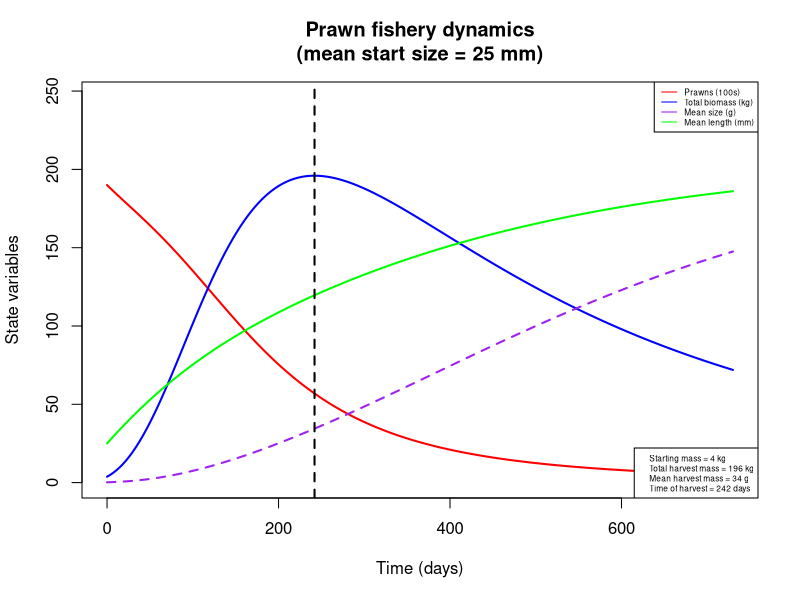
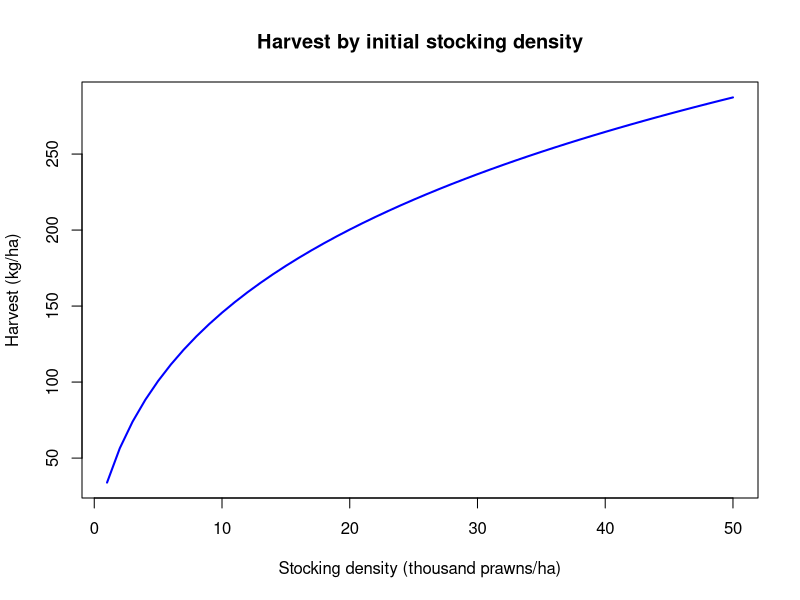
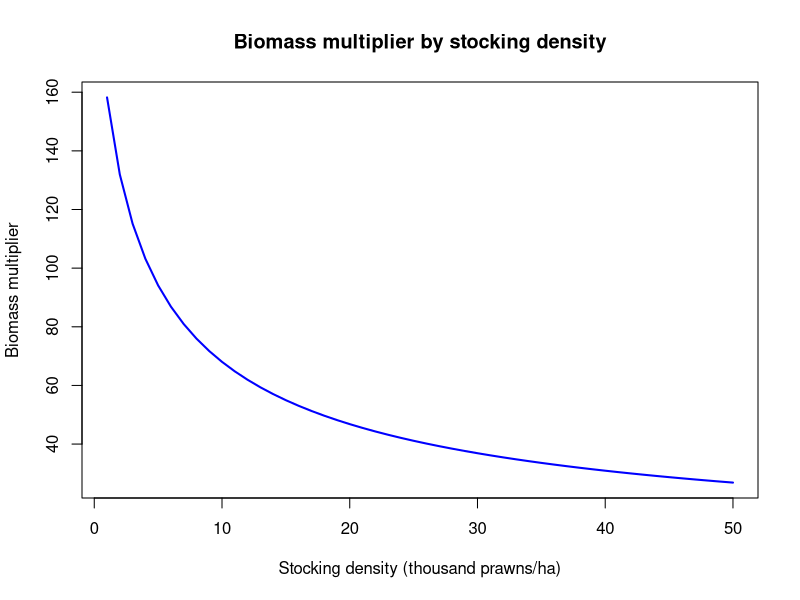
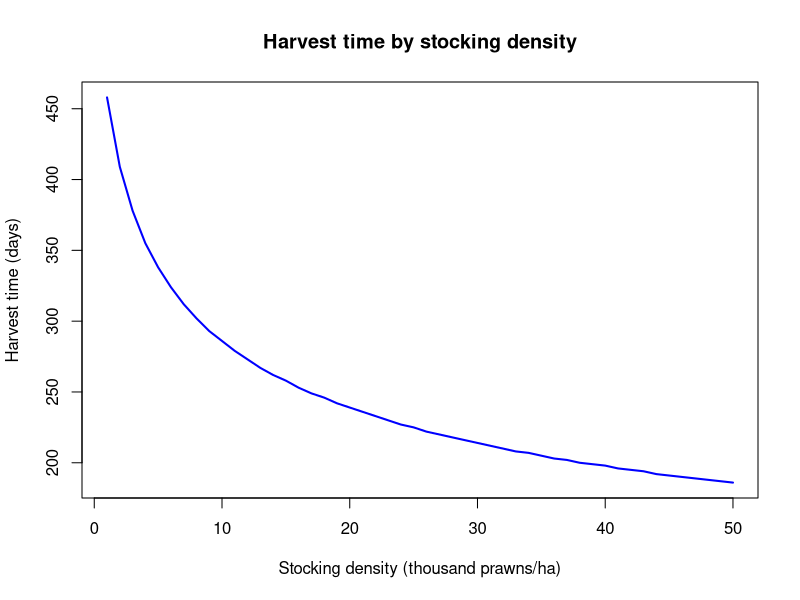
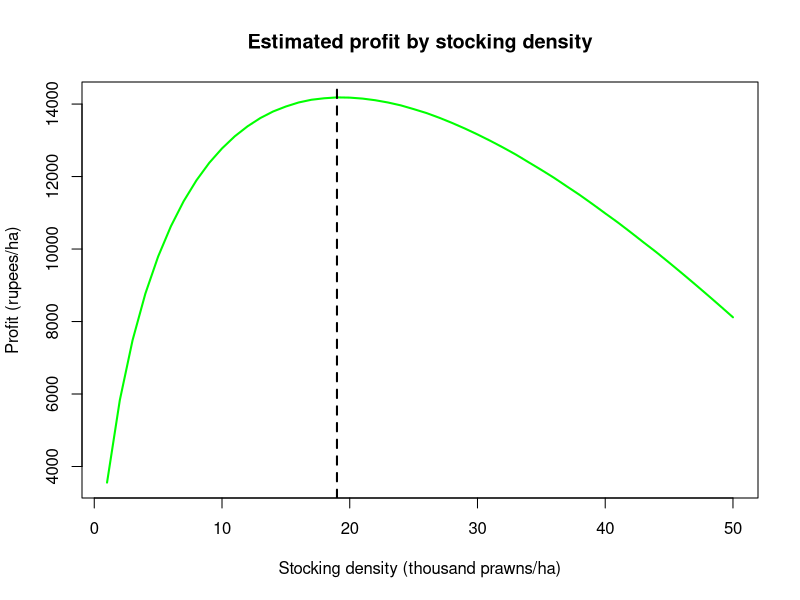

R code for these plots, in order: (Note: this script raises an error after producing the figures.)
## Modeling prawn growth and mortality to maximize biomass

## To-do list:
  # Fit density-dependent parameters to data from Ranjeet & Kurup 2010 (or other Macrobrachium fisheries data)
    # Note: may also want to use net production data for fitting?
  # Investigate price-to-cost ratios in other locations for sensitivity analysis on maximum profit estimation

require(deSolve)

prawn_biomass = function(t, n, parameters) { 
  with(as.list(parameters),{
    
    P=n[1]
    L=n[2]
       
    Bp = (a*(L/10)^b)/10 # Mean prawn mass, converting from length (mm) to weight (g)

    Bm = P*Bp # Total prawn biomass

    dLdt = k/(1+gam*Bm)*(linf - L) # Mean prawn length, using von Bertalanffy growth limited by density-dependent parameter gamma
    
    dPdt = -P*(mu*L^d + Bm/phi) # Prawn abundance, subject to size- and density-dependent mortality

    return(list(c(dPdt,dLdt)))
  }) 
} 

# Set initial values and parameters
# Stocking conditions: 19,000/ha maximizes profit in current model; L = 25mm ~ W = 0.2g
nstart = c(P = 19000, L = 25)
time = seq(0, 365*2, 1)

parameters=c(
  a = 0.096868,     # Allometric parameter for prawn length-weight relationship, from Lalrinsanga et al. 2012 (M. rosenbergii, growout phase)
  b = 3.2944,       # Allometric parameter for prawn length-weight relationship, from Lalrinsanga et al. 2012 (M. rosenbergii, growout phase)
  gam = 1e-6,       # Density-dependent growth parameter (based on biomass per hectare); not yet fit
  mu = 0.006136986, # Natural prawn mortality rate, from Nwosu & Wolfi 2006 (M. vollenhovenii)
  d = -0.25,        # Exponential relationship of size with mortality; no source
  phi = 40000000,   # Density-dependent mortality parameter (based on biomass per hectare); not yet fit
  k = 0.00339726,   # Growth rate (mm/day), from Nwosu & Wolfi 2006 (M. vollenhovenii); alternate value for M. rosenbergii, from Sampaio & Wagner 1996: 0.0104333333
  linf = 206        # Max length (mm), from Nwosu & Wolfi 2006 (M. vollenhovenii)
)


# Run & plot
output = as.data.frame(ode(nstart,time,prawn_biomass,parameters))
output$B = ((parameters['a']*(output$L/10)^parameters['b'])/10)    # Mean prawn biomass, transformed from length
output$Bt = output$B*output$P                                      # Total prawn biomass

start.mass.kg = output$Bt[output$time==1]/1000
harvest.mass.kg = max(output$Bt)/1000
harvest.size = output$B[output$Bt==max(output$Bt)]  
harvest.time = output$time[output$Bt==max(output$Bt)]

plot(x = output$time, y = output$P/100, col = 'red', xlab = 'Time (days)', ylab = 'State variables', 
     type = 'l', lwd=2, xlim = c(0, max(output$time)), ylim = c(0, max(output$Bt/1000)+50),
     main = paste('Prawn fishery dynamics\n', '(mean start size = ', as.numeric(nstart[2]), ' mm)', sep = ''))
  lines(x = output$time, y = output$Bt/1000, col = 'blue', lwd=2)
  lines(x = output$time, y = output$B, col = 'purple', lwd=2, lty=2)
  lines(x = output$time, y = output$L, col = 'green', lwd=2)
  abline(v = harvest.time, lty = 2, lwd = 2)
  legend('topright', legend = c('Prawns (100s)', 'Total biomass (kg)', 'Mean size (g)', 'Mean length (mm)'), 
         lty = 1, col = c('red', 'blue', 'purple', 'green'), cex = 0.5)
  legend('bottomright', legend = c(paste('Starting mass =', round(start.mass.kg), 'kg', sep = ' '),
                           paste('Total harvest mass =', round(harvest.mass.kg), 'kg', sep = ' '), 
                           paste('Mean harvest mass =', round(harvest.size), 'g', sep = ' '), 
                           paste('Time of harvest =', round(harvest.time), 'days', sep = ' ')), cex=0.5)
  
# Plot amount of harvest, biomass multiplier, optimal harvest time against initial stocking density
x = c(1:50)
harvest = numeric(length(x))
harvest.m = numeric(length(x))
harvest.t = numeric(length(x))
for (i in x) {
  nstart.d = c(P = 1000*i, L = 25)
  output.d = as.data.frame(ode(nstart.d,time,prawn_biomass,parameters))
  output.d$B = ((parameters['a']*(output.d$L/10)^parameters['b'])/10)
  output.d$Bt = output.d$B*output.d$P
  harvest[i] = max(output.d$Bt)/1000
  harvest.m[i] = max(output.d$Bt)/output.d$Bt[output.d$time==1]
  harvest.t[i] = output.d$time[output.d$Bt == max(output.d$Bt)]
}
plot(x, harvest, col = 'blue', xlab = 'Stocking density (thousand prawns/ha)', ylab = 'Harvest (kg/ha)',
     type = 'l', lwd = 2, main = 'Harvest by initial stocking density')
plot(x, harvest.m, col = 'blue', xlab = 'Stocking density (thousand prawns/ha)', ylab = 'Biomass multiplier', 
     type = 'l', lwd = 2, main = 'Biomass multiplier by stocking density')
plot(x, harvest.t, col = 'blue', xlab = 'Stocking density (thousand prawns/ha)', ylab = 'Harvest time (days)',
     type = 'l', lwd = 2, main = 'Harvest time by stocking density')


# Profit optimization (price estimates from Tamil Nadu Agricultural University, http://agritech.tnau.ac.in/fishery/fish_freshwaterprawn.html)
p = 140                                           # Weighted average market price of prawns, in rupees/kg 
c = 600                                           # Cost of post-larvae, in rupees/1000 PL
delta = -log(1-0.1)/365                           # Discount rate, equivalent to 10%/year
profit = p*harvest*exp(-delta*(harvest.t)) - c*x  # Profit function, in terms of revenue (discounted by time to harvest) minus stocking costs 
plot(x, profit, col = 'green', xlab = 'Stocking density (thousand prawns/ha)', ylab = 'Profit (rupees/ha)',
     type = 'l', lwd = 2, main = 'Estimated profit by stocking density')
  abline(v = which.max(profit), lty = 2, lwd = 2)


# Fit density-dependent parameters to data from Ranjeet & Kurup 2010
beta.params = function(mu, var) {
  alpha = ((1 - mu)/var - 1/mu)*mu^2
  beta = alpha*(1/mu - 1)
  return(list(alpha = alpha, beta = beta))
}

prawn.mle = function(params) {
  parameters['gam'] = params[1]
  parameters['phi'] = params[2]
  
  time = seq(0,30*8,1)
  
  nstart1 = c(P = 5000, L = 25)
  output1 = as.data.frame(ode(nstart1, time, prawn_biomass, parameters))
  mean.size1 = ((parameters['a']*(output1$L[output1$time == max(time)]/10)^parameters['b'])/10)
  surv1 = output1$P[output1$time == max(time)] / output1$P[output1$time == 0]
    
  nstart2 = c(P = 10000, L = 25)
  output2 = as.data.frame(ode(nstart2, time, prawn_biomass, parameters))
  mean.size2 = ((parameters['a']*(output2$L[output2$time == max(time)]/10)^parameters['b'])/10)
  surv2 = output2$P[output2$time == max(time)] / output2$P[output2$time == 0]
    
  nstart3 = c(P = 15000, L = 25)
  output3 = as.data.frame(ode(nstart3, time, prawn_biomass, parameters))
  mean.size3 = ((parameters['a']*(output3$L[output3$time == max(time)]/10)^parameters['b'])/10)
  surv3 = output3$P[output3$time == max(time)] / output3$P[output3$time == 0]
    
  nstart4 = c(P = 25000, L = 25)
  output4 = as.data.frame(ode(nstart4, time, prawn_biomass, parameters))
  mean.size4 = ((parameters['a']*(output4$L[output4$time == max(time)]/10)^parameters['b'])/10)
  surv4 = output4$P[output4$time == max(time)] / output4$P[output4$time == 0]
  
  lh.sz1 = dnorm(mean.size1, mean = 101.650, sd = 7.5067)
  lh.sz2 = dnorm(mean.size2, mean = 87.730, sd = 8.1917)
  lh.sz3 = dnorm(mean.size3, mean = 69.113, sd = 8.6865)
  lh.sz4 = dnorm(mean.size4, mean = 55.483, sd = 3.9793)
  
  mu1 = 0.69440; var1 = 0.066525^2
  lh.sv1 = dbeta(surv1, shape1 = beta.params(mu1, var1)$alpha, shape2 = beta.params(mu1, var1)$beta)
  mu2 = 0.54533; var2 = 0.038724^2
  lh.sv2 = dbeta(surv2, shape1 = beta.params(mu2, var2)$alpha, shape2 = beta.params(mu2, var2)$beta)
  mu3 = 0.4269; var3 = 0.063707^2
  lh.sv3 = dbeta(surv3, shape1 = beta.params(mu3, var3)$alpha, shape2 = beta.params(mu3, var3)$beta)
  mu4 = 0.28210; var4 = 0.021198^2
  lh.sv4 = dbeta(surv4, shape1 = beta.params(mu4, var4)$alpha, shape2 = beta.params(mu4, var4)$beta)
  
  negLL = -(log(lh.sz1)+log(lh.sz2)+log(lh.sz3)+log(lh.sz4)+log(lh.sv1)+log(lh.sv2)+log(lh.sv3)+log(lh.sv4))
  return(negLL)
}

prawn.mle(c(1e-6, 4e8))

## DOESN'T WORK - ODE solver runs into problems during optimization
density.params.fit = optim(par=c(1e-6, 4e8), prawn.mle, method = 'Nelder-Mead')
